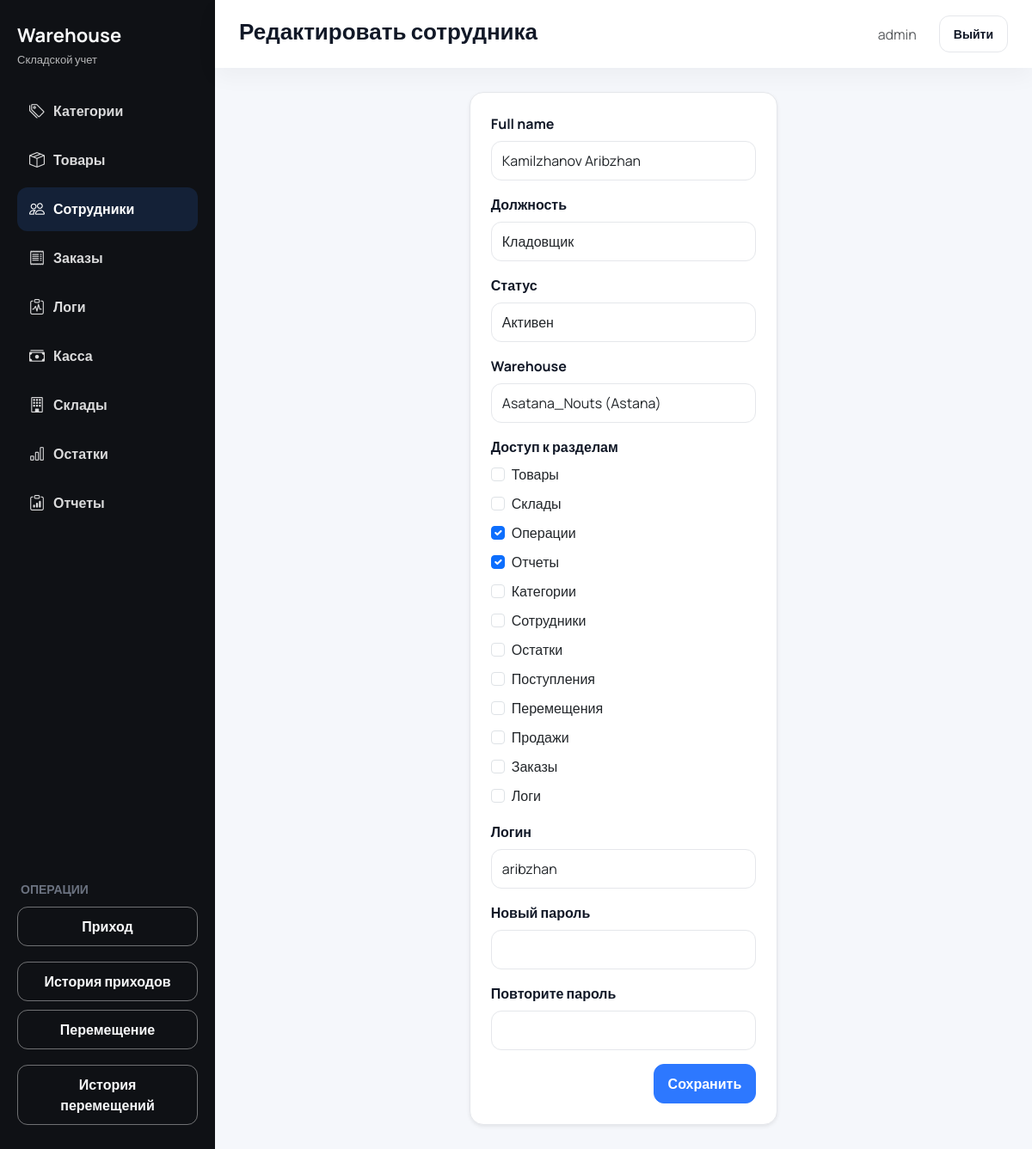
Before: /employees/2/edit/ (signed in) with the older database file.
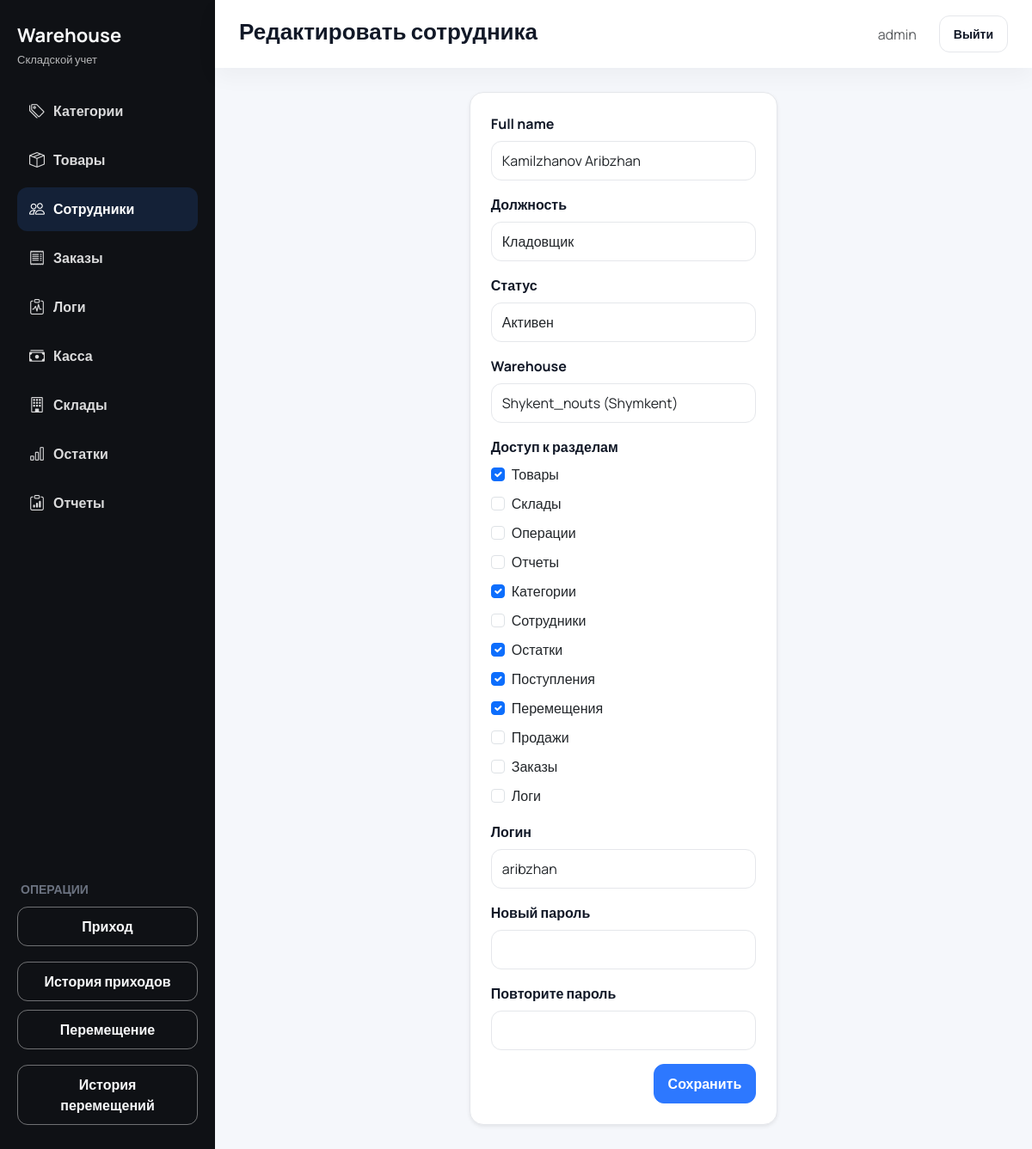
After: the same page with the newer database file.
### inventory/models.py (models this page shows, shortened)
class Employee(models.Model):
    POSITION_CHOICES = [
        ("admin", "Админ"),
        ("storekeeper", "Кладовщик"),
        ("cashier", "Кассир"),
        ("accountant", "Бухгалтер"),
    ]
    ACTIVE = "active"
    BLOCKED = "blocked"
    STATUS_CHOICES = [
        (ACTIVE, "Активен"),
        (BLOCKED, "Заблокирован"),
    ]
    user = models.OneToOneField(
        get_user_model(),
        on_delete=models.CASCADE,
        null=True,
        blank=True,
        related_name="employee_profile",
    )
    full_name = models.CharField(max_length=255)
    position = models.CharField(max_length=50, choices=POSITION_CHOICES, default="storekeeper")
    status = models.CharField(max_length=20, choices=STATUS_CHOICES, default=ACTIVE)
    warehouse = models.ForeignKey(
        Warehouse, on_delete=models.CASCADE, related_name="employees"
    )
    access_sections = models.ManyToManyField(
        "AccessSection",
        blank=True,
        related_name="employees",
    )
    class Meta:
        ordering = ("full_name",)
        verbose_name = "Сотрудник"
        verbose_name_plural = "Сотрудники"

### inventory/views.py (the view)
# urls.py: path("employees/<int:pk>/edit/", views.employee_update, name="employee_edit"),
def employee_update(request, pk):
    if not request.user.is_authenticated:
        return redirect("inventory:login")
    _require_access(request.user, "employees")
    employee = get_object_or_404(Employee.objects.select_related("user"), pk=pk)
    employee_wh = _user_warehouse(request.user)
    if employee_wh and not request.user.is_superuser and employee.warehouse_id != employee_wh.id:
        messages.error(request, "Нет доступа к этому сотруднику.")
        return redirect("inventory:employee_list")
    if request.method == "POST":
        form = EmployeeUpdateForm(request.POST, instance=employee)
        if form.is_valid():
            form.save()
            messages.success(request, "Сотрудник обновлен.")
            return redirect("inventory:employee_list")
    else:
        form = EmployeeUpdateForm(instance=employee)
    return render(
        request,
        "inventory/product_form.html",
        {"form": form, "title": "Редактировать сотрудника", "submit_label": "Сохранить"},
    )

### inventory/context_processors.py (called while the page is built)
def accessible_sections(request) -> dict[str, set[str]]:
    slugs: Set[str] = set()
    user = getattr(request, "user", None)
    if user and user.is_authenticated:
        if user.is_superuser:
            slugs = {
                "categories",
                "products",
                "warehouses",
                "employees",
                "stocks",
                "operations",
                "reports",
                "incoming",
                "movements",
                "sales",
                "orders",
                "logs",
            }
        else:
            employee = getattr(user, "employee_profile", None)
            if employee:
                slugs = set(employee.access_sections.values_list("slug", flat=True))
    return {"accessible_sections": slugs}

### inventory/models.py (called while the page is built)
    def __str__(self) -> str:
        return f"{self.name} ({self.location})"

    def __str__(self) -> str:
        return self.name

### inventory/views.py (called while the page is built)
def _user_warehouse(user):
    if getattr(user, "is_superuser", False):
        return None
    employee = getattr(user, "employee_profile", None)
    return getattr(employee, "warehouse", None)

### inventory/templates/inventory/product_form.html (shortened to what this page needs)
{% extends "inventory/base.html" %}
{% block page_title %}{{ title }}{% endblock %}
{% block content %}
<div class="row justify-content-center">
    <div class="col-lg-6 col-xl-5">
        <div class="card shadow-sm p-4">
            <form method="post" enctype="multipart/form-data" class="needs-validation" novalidate>
                {% for field in form %}
                    {% if field.name == "access_sections" %}
                        <div class="mb-3">
                            <div class="form-label fw-semibold">{{ field.label }}</div>
                            <div class="d-flex flex-column gap-2">
                                {% for checkbox in field %}
                                    <div class="form-check">
                                        {{ checkbox.tag }}
                                        <label class="form-check-label" for="{{ checkbox.id_for_label }}">{{ checkbox.choice_label }}</label>
                                    </div>
                                {% endfor %}
                            </div>
                        </div>
                    {% else %}
                        <div class="mb-3">
                            <label class="form-label" for="{{ field.id_for_label }}">{{ field.label }}</label>
                            {{ field }}
                        </div>
                    {% endif %}
                {% endfor %}
                <div class="d-flex justify-content-end">
                    <button type="submit" class="btn btn-primary">{{ submit_label|default:"Сохранить" }}</button>
                </div>
            </form>
        </div>
    </div>
</div>
{% endblock %}

Changed rows visible on the page:
changed Employee "Kamilzhanov Aribzhan": warehouse "Asatana_Nouts (Astana)" → "Shykent_nouts (Shymkent)"
Other visible differences:
form field access_sections: "☐" → "☑"
form field access_sections: "☑" → "☐"
